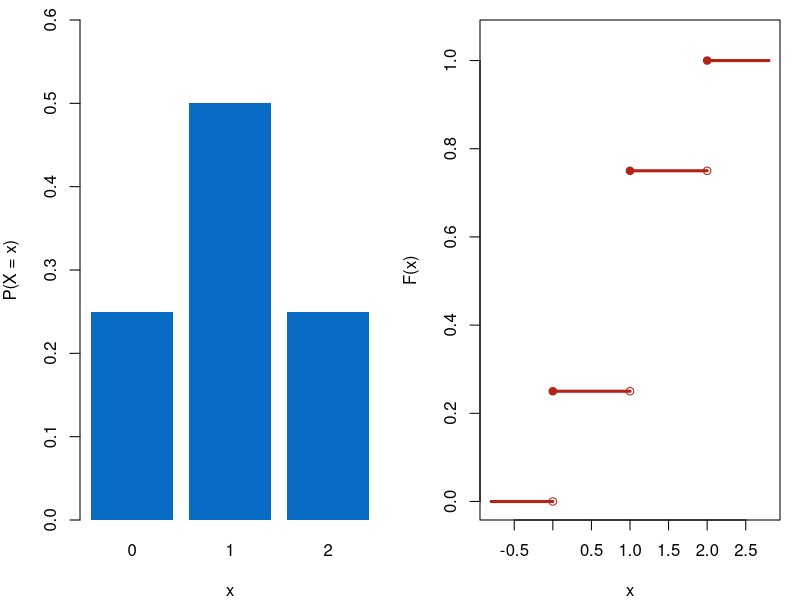
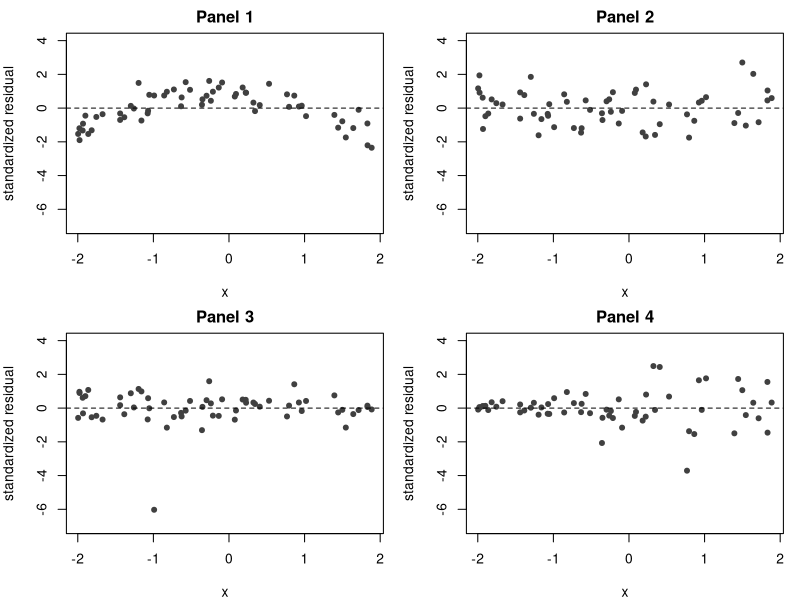
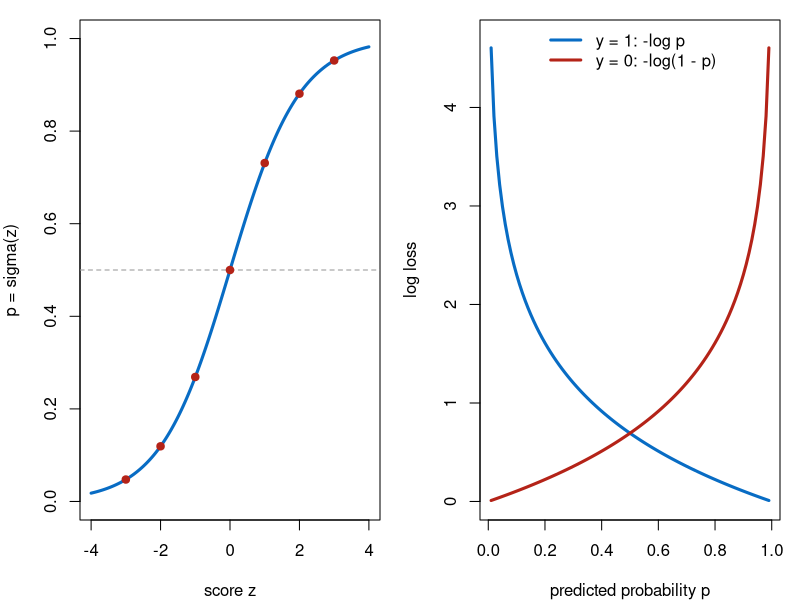

Write R code to recreate these figures, in order.
## ---- chunk 1
#| echo: false
#| fig-width: 8
#| fig-height: 2.8
#| fig-cap: "Two coins. Left: the distribution of X. Right: its CDF, which jumps by P(X = x) at each value."
par(mfrow = c(1, 2), mar = c(4, 4, 1, 1))
p <- c(0.25, 0.5, 0.25)
barplot(p, names.arg = 0:2, col = "#086cc4", border = NA, ylim = c(0, 0.6),
        xlab = "x", ylab = "P(X = x)")
plot(NA, xlim = c(-0.8, 2.8), ylim = c(0, 1.05), xlab = "x", ylab = "F(x)")
F <- cumsum(p)
segments(-0.8, 0, 0, 0, lwd = 3, col = "#b42318")
segments(0:2, F, c(1, 2, 2.8), F, lwd = 3, col = "#b42318")
points(0:2, F, pch = 19, col = "#b42318")
points(0:2, c(0, F[1:2]), pch = 1, col = "#b42318")
## ---- chunk 2
#| label: fig-guide-resid
#| echo: false
#| fig-width: 8
#| fig-height: 5.2
#| fig-pos: "H"
#| fig-cap: "Standardized residuals plotted against x for four different fitted lines."
set.seed(2026)
n <- 60
x <- runif(n, -2, 2)
y1 <- 1 + 2 * x - 0.7 * x^2 + rnorm(n, 0, 0.6)
y2 <- 1 + 2 * x + rnorm(n, 0, 0.6)
y3 <- 1 + 2 * x + rnorm(n, 0, 0.6)
k <- which.min(abs(x + 1))
y3[k] <- y3[k] - 5
y4 <- 1 + 2 * x + rnorm(n, 0, 0.1 + 0.4 * (x + 2))
par(mfrow = c(2, 2), mar = c(4, 4, 2, 1))
for (p in list(list("1", y1), list("2", y2), list("3", y3), list("4", y4))) {
  r <- rstandard(lm(p[[2]] ~ x))
  plot(x, r, pch = 19, col = "grey25", cex = 0.8, ylim = c(-7, 4),
       xlab = "x", ylab = "standardized residual", main = paste("Panel", p[[1]]))
  abline(h = 0, lty = 2)
}
## ---- chunk 3
#| label: fig-sigmoid
#| echo: false
#| fig-width: 8
#| fig-height: 2.8
#| fig-pos: "H"
#| fig-cap: "Left: the sigmoid turns any score z into a probability; the dots are the table values. Right: the log loss of one prediction, for y = 1 and for y = 0."
par(mfrow = c(1, 2), mar = c(4, 4, 1, 1))
z <- seq(-4, 4, by = 0.05)
plot(z, 1 / (1 + exp(-z)), type = "l", lwd = 3, col = "#086cc4", ylim = c(0, 1),
     xlab = "score z", ylab = "p = sigma(z)")
abline(h = 0.5, lty = 2, col = "grey60")
points(-3:3, 1 / (1 + exp(-(-3:3))), pch = 19, col = "#b42318")
p <- seq(0.01, 0.99, by = 0.01)
plot(p, -log(p), type = "l", lwd = 3, col = "#086cc4", ylim = c(0, 4.7),
     xlab = "predicted probability p", ylab = "log loss")
lines(p, -log(1 - p), lwd = 3, col = "#b42318")
legend("top", c("y = 1: -log p", "y = 0: -log(1 - p)"), col = c("#086cc4", "#b42318"),
       lwd = 3, bty = "n")
